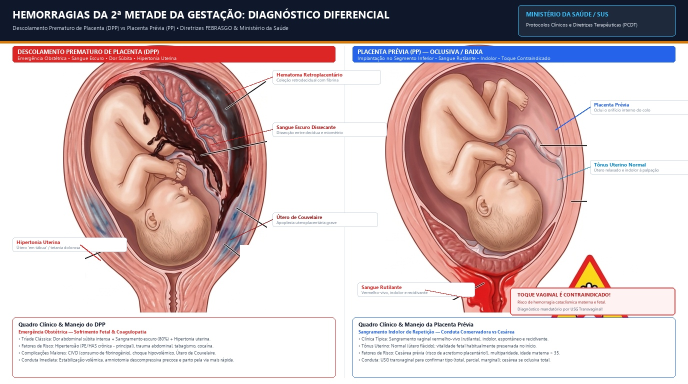
#> input picture assets/img/sangramento_gestacao_dpp_vs_pp.jpg, 1376 x 768 px, given in place of sangramento_dpp_vs_pp_1791233845543.jpg, which was not available (shown at 1/2 size)
$ python process_fundamentos_images.py
#> lines starting #> are read from the running program, lines starting #| are printed output that depends on the picture; pictures that were not available may be replaced by others from this repository, and a replacement may not be noted
"""
process_fundamentos_images.py
Polishes all 5 core medical infographics for site_fundamentos_go.
Ensures 100% Portuguese terminology, no English remnants, no overlapping labels.
Ministry of Health / SUS / FEBRASGO guidelines.
"""

import os
import cv2
import numpy as np
from PIL import Image, ImageDraw, ImageFont

SRC_DIR = r"C:\Users\Admin\.gemini\antigravity\brain\c8a7917c-8cbc-4119-b7c7-b6bf1409ed34"
DST_DIR = r"c:\Users\Admin\Downloads\INTERNATO GO\site_fundamentos_go\assets\img"

def get_fonts():
    font_bold_path = "C:/Windows/Fonts/segoeuib.ttf"
    font_reg_path = "C:/Windows/Fonts/segoeui.ttf"
    if not os.path.exists(font_bold_path):
        font_bold_path = "C:/Windows/Fonts/arialbd.ttf"
        font_reg_path = "C:/Windows/Fonts/arial.ttf"

    return {
        "title": ImageFont.truetype(font_bold_path, 21),
        "subtitle": ImageFont.truetype(font_reg_path, 11),
        "badge_title": ImageFont.truetype(font_bold_path, 12),
        "badge_sub": ImageFont.truetype(font_reg_path, 10),
        "ribbon_title": ImageFont.truetype(font_bold_path, 12),
        "ribbon_sub": ImageFont.truetype(font_reg_path, 10),
        "card_title": ImageFont.truetype(font_bold_path, 11),
        "card_sub": ImageFont.truetype(font_bold_path, 9),
        "card_body": ImageFont.truetype(font_reg_path, 9),
        "card_body_bold": ImageFont.truetype(font_bold_path, 9),
        "anno_bold": ImageFont.truetype(font_bold_path, 10),
        "anno_reg": ImageFont.truetype(font_reg_path, 9),
        "anno_small": ImageFont.truetype(font_reg_path, 8),
    }

def draw_header(draw, w, title_text, sub_text, fonts):
    draw.rectangle([(0, 0), (w, 82)], fill=(15, 23, 42))
    draw.rectangle([(0, 82), (w, 86)], fill=(217, 119, 6))

    draw.text((25, 14), title_text, fill=(255, 255, 255), font=fonts["title"])
    draw.text((25, 48), sub_text, fill=(203, 213, 225), font=fonts["subtitle"])

    badge_x1, badge_y1, badge_x2, badge_y2 = w - 340, 10, w - 25, 72
    draw.rounded_rectangle([(badge_x1, badge_y1), (badge_x2, badge_y2)], radius=7,
                           fill=(30, 41, 59), outline=(56, 189, 248), width=1)
    draw.text((badge_x1 + 16, badge_y1 + 10), "MINISTÉRIO DA SAÚDE / SUS",
              fill=(56, 189, 248), font=fonts["badge_title"])
    draw.text((badge_x1 + 16, badge_y1 + 32), "Protocolos Clínicos e Diretrizes Terapêuticas (PCDT)",
              fill=(226, 232, 240), font=fonts["badge_sub"])

def draw_pill_badge(draw, bx1, by1, title, sub, fonts, color=(15, 23, 42), fill=(255, 255, 255), outline=(203, 213, 225)):
    tw = max(len(title), len(sub)) * 6 + 18
    draw.rounded_rectangle([(bx1, by1), (bx1 + tw, by1 + 28)], radius=4,
                           fill=fill, outline=outline, width=1)
    draw.text((bx1 + 8, by1 + 2), title, fill=color, font=fonts["anno_bold"])
    draw.text((bx1 + 8, by1 + 14), sub, fill=(100, 116, 139), font=fonts["anno_small"])

# =============================================================================
# 1. DPP VS PLACENTA PRÉVIA
# =============================================================================
def build_dpp_vs_pp():
    print("Building sangramento_gestacao_dpp_vs_pp.jpg...")
    src = os.path.join(SRC_DIR, "sangramento_dpp_vs_pp_1791233845543.jpg")
    orig = cv2.imread(src)
#> orig is the input picture: shape (768, 1376, 3); mean B, G, R 184.8, 184.5, 204.7
    h, w = orig.shape[:2]
#> h = 768; w = 1376

    clean = np.ones_like(orig) * 255
    clean[90:680, 126:534] = orig[90:680, 126:534]
    clean[89:682, 770:1174] = orig[89:682, 770:1174]
    clean[509:677, 1083:1276] = orig[509:677, 1083:1276] # Warning sign

    # Surgical wipes for any stray English characters on boundaries
    clean[500:570, 126:170] = 255   # 'id'
#> clean: shape (768, 1376, 3); mean B, G, R 210.9, 212.9, 232.6
    clean[490:610, 480:534] = 255   # stray line right of Col 1
#> clean: shape (768, 1376, 3); mean B, G, R 210.9, 212.9, 232.6
    clean[600:665, 770:860] = 255   # stray line left of Col 2
    clean[600:635, 855:915] = 255   # 'al' pointer
#> clean: shape (768, 1376, 3); mean B, G, R 211, 213, 232.7
    clean[625:768, :] = 255         # Clear bottom for structured cards

    # Restore Warning Sign cleanly
    clean[509:677, 1083:1276] = orig[509:677, 1083:1276]
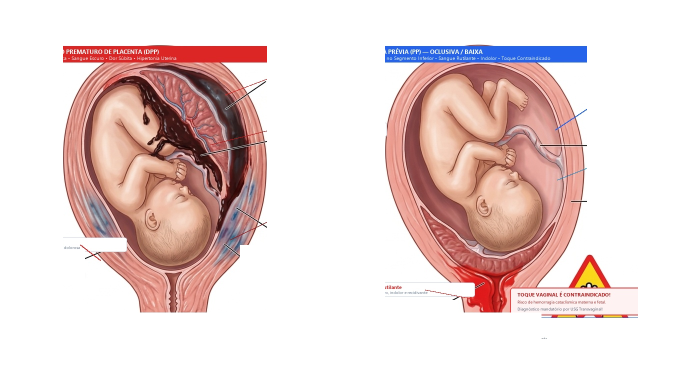
#> clean: shape (768, 1376, 3) (shown at 1/2 size); mean B, G, R 211.5, 213.6, 233.3

    pil_img = Image.fromarray(cv2.cvtColor(clean, cv2.COLOR_BGR2RGB))
    draw = ImageDraw.Draw(pil_img)
    fonts = get_fonts()

    draw_header(draw, w,
                "HEMORRAGIAS DA 2ª METADE DA GESTAÇÃO: DIAGNÓSTICO DIFERENCIAL",
                "Descolamento Prematuro de Placenta (DPP) vs Placenta Prévia (PP) • Diretrizes FEBRASGO & Ministério da Saúde",
                fonts)

    # Ribbons
    draw.rounded_rectangle([(25, 92), (670, 124)], radius=5, fill=(220, 38, 38))
    draw.text((35, 95), "DESCOLAMENTO PREMATURO DE PLACENTA (DPP)", fill=(255, 255, 255), font=fonts["ribbon_title"])
    draw.text((35, 109), "Emergência Obstétrica • Sangue Escuro • Dor Súbita • Hipertonia Uterina", fill=(254, 226, 226), font=fonts["ribbon_sub"])

    draw.rounded_rectangle([(705, 92), (1350, 124)], radius=5, fill=(37, 99, 235))
    draw.text((715, 95), "PLACENTA PRÉVIA (PP) — OCLUSIVA / BAIXA", fill=(255, 255, 255), font=fonts["ribbon_title"])
    draw.text((715, 109), "Implantação no Segmento Inferior • Sangue Rutilante • Indolor • Toque Contraindicado", fill=(219, 234, 254), font=fonts["ribbon_sub"])

    draw.line([(688, 92), (688, 755)], fill=(226, 232, 240), width=1)

    # DPP Pointers
    draw_pill_badge(draw, 545, 140, "Hematoma Retroplacentário", "Coleção retrodecidual com fibrina", fonts, color=(220, 38, 38))
    draw.line([(545, 154), (450, 190)], fill=(220, 38, 38), width=2)

    draw_pill_badge(draw, 545, 245, "Sangue Escuro Dissecante", "Dissecção entre decídua e miométrio", fonts, color=(185, 28, 28))
    draw.line([(545, 259), (420, 290)], fill=(185, 28, 28), width=2)

    draw_pill_badge(draw, 545, 425, "Útero de Couvelaire", "Apoplexia uteroplacentária grave", fonts, color=(153, 27, 27))
    draw.line([(545, 439), (460, 480)], fill=(153, 27, 27), width=2)

    draw_pill_badge(draw, 25, 475, "Hipertonia Uterina", "Útero 'em tábua' / tetania dolorosa", fonts, color=(220, 38, 38))
    draw.line([(160, 489), (200, 520)], fill=(220, 38, 38), width=2)

    # PP Pointers
    draw_pill_badge(draw, 1180, 200, "Placenta Prévia", "Oclui o orifício interno do colo", fonts, color=(37, 99, 235))
    draw.line([(1180, 214), (1110, 260)], fill=(37, 99, 235), width=2)

    draw_pill_badge(draw, 1180, 320, "Tônus Uterino Normal", "Útero relaxado e indolor à palpação", fonts, color=(2, 132, 199))
    draw.line([(1180, 334), (1115, 360)], fill=(2, 132, 199), width=2)

    draw_pill_badge(draw, 715, 565, "Sangue Rutilante", "Vermelho-vivo, indolor e recidivante", fonts, color=(220, 38, 38))
    draw.line([(850, 579), (960, 600)], fill=(220, 38, 38), width=2)

    # Caution Banner
    draw.rounded_rectangle([(1020, 575), (1350, 630)], radius=6, fill=(254, 242, 242), outline=(239, 68, 68), width=2)
    draw.text((1035, 582), "TOQUE VAGINAL É CONTRAINDICADO!", fill=(185, 28, 28), font=fonts["anno_bold"])
    draw.text((1035, 598), "Risco de hemorragia cataclísmica materna e fetal.", fill=(153, 27, 27), font=fonts["anno_small"])
    draw.text((1035, 612), "Diagnóstico mandatório por USG Transvaginal!", fill=(71, 85, 105), font=fonts["anno_small"])

    # Bottom Cards
    def draw_card(bx1, bx2, title, subtitle, bullets, theme_color):
#> called with bx1 = 25, bx2 = 670, title = 'Quadro Clínico & Manejo do DPP', theme_color = (220, 38, 38)
        by1, by2 = 635, 755
        draw.rounded_rectangle([(bx1, by1), (bx2, by2)], radius=6, fill=(255, 255, 255), outline=theme_color, width=1)
        draw.text((bx1 + 12, by1 + 6), title, fill=(15, 23, 42), font=fonts["card_title"])
        draw.text((bx1 + 12, by1 + 22), subtitle, fill=theme_color, font=fonts["card_sub"])
        yt = by1 + 36
        for b in bullets:
            draw.text((bx1 + 12, yt), b, fill=(71, 85, 105), font=fonts["card_body"])
            yt += 14
#> after the loop, yt = 727

    draw_card(25, 670, "Quadro Clínico & Manejo do DPP", "Emergência Obstétrica — Sofrimento Fetal & Coagulopatia", [
        "• Tríade Clássica: Dor abdominal súbita intensa + Sangramento escuro (80%) + Hipertonia uterina.",
        "• Fatores de Risco: Hipertensão (PE/HAS crônica - principal), trauma abdominal, tabagismo, cocaína.",
        "• Complicações Maiores: CIVD (consumo de fibrinogênio), choque hipovolêmico, Útero de Couvelaire.",
        "• Conduta Imediata: Estabilização volêmica, amniotomia descompressiva precoce e parto pela via mais rápida."
    ], (220, 38, 38))

    draw_card(705, 1350, "Quadro Clínico & Manejo da Placenta Prévia", "Sangramento Indolor de Repetição — Conduta Conservadora vs Cesárea", [
        "• Clínica Típica: Sangramento vaginal vermelho-vivo (rutilante), indolor, espontâneo e recidivante.",
        "• Tônus Uterino: Normal (útero flácido); vitalidade fetal habitualmente preservada no início.",
        "• Fatores de Risco: Cesárea prévia (risco de acretismo placentário!), multiparidade, idade materna > 35.",
        "• Conduta: USG transvaginal para confirmar tipo (total, parcial, marginal); cesárea se oclusiva total."
    ], (37, 99, 235))

    out_path = os.path.join(DST_DIR, "sangramento_gestacao_dpp_vs_pp.jpg")
    pil_img.save(out_path, quality=96)
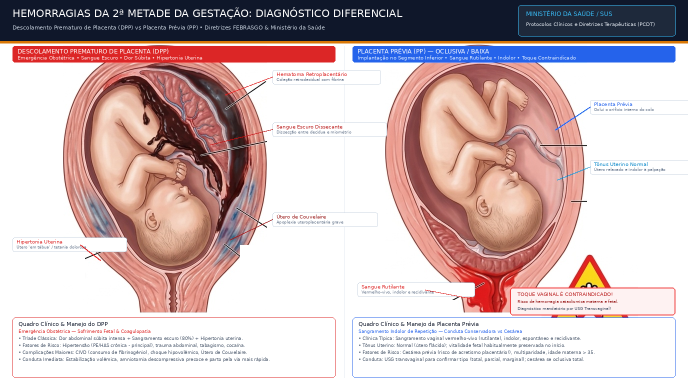
#> saved as sangramento_gestacao_dpp_vs_pp.jpg: PIL image 1376x768 RGB (shown at 1/2 size); mean R, G, B 204.7, 184.1, 185
    print(f"Saved: {out_path}")

# =============================================================================
# 2. VULVOVAGINITES: CANDIDÍASE VS VAGINOSE VS TRICOMONÍASE
# =============================================================================
def build_vulvovaginites():
    print("Building vulvovaginites_diagnostico_diferencial.jpg...")
    src = os.path.join(SRC_DIR, "vulvovaginites_comparativo_1791233902986.jpg")
    orig = cv2.imread(src)
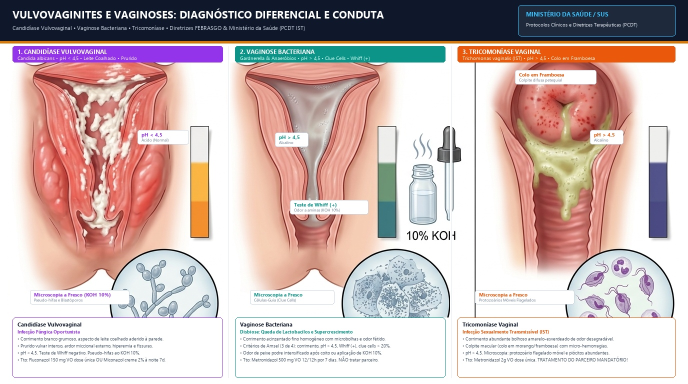
#> input picture assets/img/vulvovaginites_diagnostico_diferencial.jpg, 1376 x 768 px, given in place of vulvovaginites_comparativo_1791233902986.jpg, which was not available (shown at 1/2 size)
#> orig is the input picture: shape (768, 1376, 3); mean B, G, R 180.4, 182.9, 203.1
    h, w = orig.shape[:2]
#> h = 768; w = 1376

    clean = np.ones_like(orig) * 255
    clean[125:635, 15:455] = orig[125:635, 15:455]
    clean[125:635, 460:900] = orig[125:635, 460:900]
    clean[125:635, 905:1360] = orig[125:635, 905:1360]
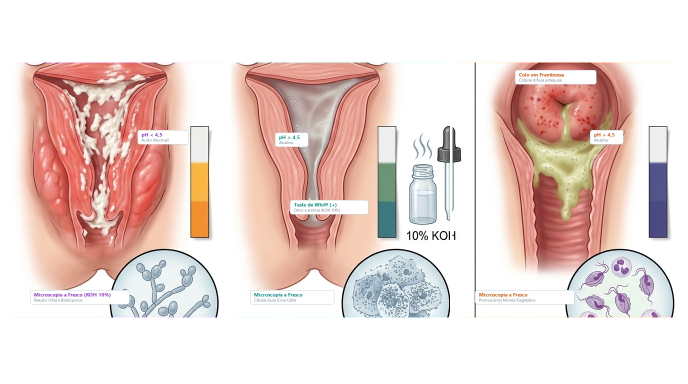
#> clean: shape (768, 1376, 3) (shown at 1/2 size); mean B, G, R 209.7, 214.5, 234

    pil_img = Image.fromarray(cv2.cvtColor(clean, cv2.COLOR_BGR2RGB))
    draw = ImageDraw.Draw(pil_img)
    fonts = get_fonts()

    draw_header(draw, w,
                "VULVOVAGINITES E VAGINOSES: DIAGNÓSTICO DIFERENCIAL E CONDUTA",
                "Candidíase Vulvovaginal • Vaginose Bacteriana • Tricomoníase • Diretrizes FEBRASGO & Ministério da Saúde (PCDT IST)",
                fonts)

    # Ribbons
    draw.rounded_rectangle([(25, 92), (445, 124)], radius=5, fill=(147, 51, 234))
    draw.text((35, 95), "1. CANDIDÍASE VULVOVAGINAL", fill=(255, 255, 255), font=fonts["ribbon_title"])
    draw.text((35, 109), "Candida albicans • pH < 4,5 • Leite Coalhado • Prurido", fill=(243, 232, 255), font=fonts["ribbon_sub"])

    draw.rounded_rectangle([(470, 92), (890, 124)], radius=5, fill=(13, 148, 136))
    draw.text((480, 95), "2. VAGINOSE BACTERIANA", fill=(255, 255, 255), font=fonts["ribbon_title"])
    draw.text((480, 109), "Gardnerella & Anaeróbios • pH > 4,5 • Clue Cells • Whiff (+)", fill=(204, 251, 241), font=fonts["ribbon_sub"])

    draw.rounded_rectangle([(915, 92), (1350, 124)], radius=5, fill=(234, 88, 12))
    draw.text((925, 95), "3. TRICOMONÍASE VAGINAL", fill=(255, 255, 255), font=fonts["ribbon_title"])
    draw.text((925, 109), "Trichomonas vaginalis (IST) • pH > 4,5 • Colo em Framboesa", fill=(255, 237, 213), font=fonts["ribbon_sub"])

    draw.line([(457, 92), (457, 755)], fill=(226, 232, 240), width=1)
    draw.line([(902, 92), (902, 755)], fill=(226, 232, 240), width=1)

    # Badges
    draw_pill_badge(draw, 275, 260, "pH < 4,5", "Ácido (Normal)", fonts, color=(147, 51, 234))
    draw_pill_badge(draw, 60, 580, "Microscopia a Fresco (KOH 10%)", "Pseudo-hifas e Blastóporos", fonts, color=(147, 51, 234))

    draw_pill_badge(draw, 550, 265, "pH > 4,5", "Alcalino", fonts, color=(13, 148, 136))
    draw_pill_badge(draw, 580, 400, "Teste de Whiff (+)", "Odor a aminas (KOH 10%)", fonts, color=(13, 148, 136))
    draw_pill_badge(draw, 500, 580, "Microscopia a Fresco", "Células-Guia (Clue Cells)", fonts, color=(13, 148, 136))

    draw_pill_badge(draw, 1030, 140, "Colo em Framboesa", "Colpite difusa petequial", fonts, color=(234, 88, 12))
    draw_pill_badge(draw, 1180, 260, "pH > 4,5", "Alcalino", fonts, color=(234, 88, 12))
    draw_pill_badge(draw, 950, 580, "Microscopia a Fresco", "Protozoários Móveis Flagelados", fonts, color=(234, 88, 12))

    # Bottom Cards
    def draw_card_col(bx1, bx2, title, subtitle, bullets, theme_color):
#> called with bx1 = 25, bx2 = 445, title = 'Candidíase Vulvovaginal', subtitle = 'Infecção Fúngica Oportunista', theme_color = (147, 51, 234)
        by1, by2 = 635, 755
        draw.rounded_rectangle([(bx1, by1), (bx2, by2)], radius=6, fill=(255, 255, 255), outline=theme_color, width=1)
        draw.text((bx1 + 10, by1 + 6), title, fill=(15, 23, 42), font=fonts["card_title"])
        draw.text((bx1 + 10, by1 + 22), subtitle, fill=theme_color, font=fonts["card_sub"])
        yt = by1 + 36
        for b in bullets:
            draw.text((bx1 + 10, yt), b, fill=(71, 85, 105), font=fonts["card_body"])
            yt += 14
#> after the loop, yt = 727

    draw_card_col(25, 445, "Candidíase Vulvovaginal", "Infecção Fúngica Oportunista", [
        "• Corrimento branco grumoso, aspecto de leite coalhado aderido à parede.",
        "• Prurido vulvar intenso, ardor miccional externo, hiperemia e fissuras.",
        "• pH < 4,5. Teste de Whiff negativo. Pseudo-hifas ao KOH 10%.",
        "• Tto: Fluconazol 150 mg VO dose única OU Miconazol creme 2% à noite 7d."
    ], (147, 51, 234))

    draw_card_col(470, 890, "Vaginose Bacteriana", "Disbiose: Queda de Lactobacilos e Supercrescimento", [
        "• Corrimento acinzentado fino homogêneo com microbolhas e odor fétido.",
        "• Critérios de Amsel (3 de 4): corrimento, pH > 4,5, Whiff (+), clue cells > 20%.",
        "• Odor de peixe podre intensificado após coito ou aplicação de KOH 10%.",
        "• Tto: Metronidazol 500 mg VO 12/12h por 7 dias. NÃO tratar parceiro."
    ], (13, 148, 136))

    draw_card_col(915, 1350, "Tricomoníase Vaginal", "Infecção Sexualmente Transmissível (IST)", [
        "• Corrimento abundante bolhoso amarelo-esverdeado de odor desagradável.",
        "• Colpite macular (colo em morango/framboesa) com micro-hemorragias.",
        "• pH > 4,5. Microscopia: protozoário flagelado móvel e piócitos abundantes.",
        "• Tto: Metronidazol 2g VO dose única. TRATAMENTO DO PARCEIRO MANDATÓRIO!"
    ], (234, 88, 12))

    out_path = os.path.join(DST_DIR, "vulvovaginites_diagnostico_diferencial.jpg")
    pil_img.save(out_path, quality=96)
    print(f"Saved: {out_path}")

# =============================================================================
# 3. SEMIOLOGIA GINECOLÓGICA: EXAME ESPECULAR & TOQUE BIMANUAL
# =============================================================================
def build_semiologia():
    print("Building semiologia_exame_especular_toque.jpg...")
    src = os.path.join(SRC_DIR, "semiologia_ginecologica_exame_1791233962721.jpg")
    orig = cv2.imread(src)
    h, w = orig.shape[:2]
#> h = 768; w = 1376

    clean = np.ones_like(orig) * 255
    clean[125:635, 20:665] = orig[125:635, 20:665]
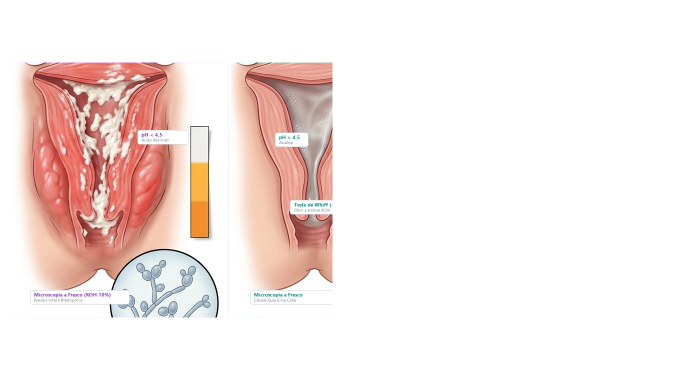
#> clean: shape (768, 1376, 3) (shown at 1/2 size); mean B, G, R 230.5, 233.4, 246
    clean[125:635, 690:1355] = orig[125:635, 690:1355]

    # Inpaint residual SCJ text at x: 440..488, y: 320..365
    mask_scj = np.zeros(clean.shape[:2], dtype=np.uint8)
    roi = clean[320:365, 440:488]
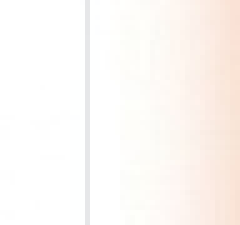
#> roi: shape (45, 48, 3) (shown 5 times larger); mean B, G, R 245.4, 248.7, 253
    dark_mask = (roi[:,:,0] < 80) & (roi[:,:,1] < 80) & (roi[:,:,2] < 80)
#> dark_mask: shape (45, 48) bool; every value is 0
    mask_scj[320:365, 440:488] = dark_mask.astype(np.uint8) * 255
#> mask_scj: shape (768, 1376); every value is 0
    mask_scj = cv2.dilate(mask_scj, np.ones((3,3), np.uint8), iterations=1)
    clean = cv2.inpaint(clean, mask_scj, 3, cv2.INPAINT_TELEA)

    pil_img = Image.fromarray(cv2.cvtColor(clean, cv2.COLOR_BGR2RGB))
    draw = ImageDraw.Draw(pil_img)
    fonts = get_fonts()

    draw_header(draw, w,
                "SEMIOLOGIA GINECOLÓGICA: EXAME ESPECULAR & TOQUE BIMANUAL",
                "Técnica do Exame Pélvico • Coleta do Papanicolau • Anatomia Cervical • Diretrizes FEBRASGO & Ministério da Saúde",
                fonts)

    # Ribbons
    draw.rounded_rectangle([(25, 92), (670, 124)], radius=5, fill=(13, 148, 136))
    draw.text((35, 95), "1. EXAME ESPECULAR & COLETA CITOPATOLÓGICA", fill=(255, 255, 255), font=fonts["ribbon_title"])
    draw.text((35, 109), "Inserção Bivalve • Inspeção do Colo e Vagina • Junção Escamocolunar (JEC) • Pap Smear", fill=(204, 251, 241), font=fonts["ribbon_sub"])

    draw.rounded_rectangle([(705, 92), (1350, 124)], radius=5, fill=(2, 132, 199))
    draw.text((715, 95), "2. TOQUE VAGINAL BIMANUAL", fill=(255, 255, 255), font=fonts["ribbon_title"])
    draw.text((715, 109), "Palpação Bimanual do Útero e Anexos • Posição (AVF/RVF), Mobilidade e Dor", fill=(224, 242, 254), font=fonts["ribbon_sub"])

    draw.line([(688, 92), (688, 755)], fill=(226, 232, 240), width=1)

    # Left Annotations
    draw_pill_badge(draw, 25, 220, "Espéculo Vaginal (Cusco)", "Inserção oblíqua com água", fonts, color=(13, 148, 136))
    draw_pill_badge(draw, 25, 465, "Espátula de Ayre", "Coleta ectocervical (360°)", fonts, color=(13, 148, 136))
    draw_pill_badge(draw, 420, 525, "Cytobrush (Escova)", "Amostragem endocervical", fonts, color=(13, 148, 136))
    draw_pill_badge(draw, 400, 395, "JEC / ZEC", "Junção Escamocolunar (Rastreio)", fonts, color=(185, 28, 28))

    # Right Annotations
    draw_pill_badge(draw, 720, 185, "Mão Abdominal", "Deprime hipogástrio para fixar útero", fonts, color=(2, 132, 199))
    draw_pill_badge(draw, 960, 305, "Útero em Anteversoflexão (AVF)", "Palpação de tamanho, forma e mobilidade", fonts, color=(2, 132, 199))
    draw_pill_badge(draw, 1140, 395, "Anexos & Ovários", "Pesquisa de massas ou espessamento", fonts, color=(2, 132, 199))
    draw_pill_badge(draw, 1105, 505, "Mão Vaginal", "Dedos indicador e médio no fórnice", fonts, color=(2, 132, 199))

    # Bottom Cards
    def draw_card_sem(bx1, bx2, title, subtitle, bullets, theme_color):
#> called with bx1 = 25, bx2 = 670, theme_color = (13, 148, 136)
        by1, by2 = 635, 755
        draw.rounded_rectangle([(bx1, by1), (bx2, by2)], radius=6, fill=(255, 255, 255), outline=theme_color, width=1)
        draw.text((bx1 + 12, by1 + 6), title, fill=(15, 23, 42), font=fonts["card_title"])
        draw.text((bx1 + 12, by1 + 22), subtitle, fill=theme_color, font=fonts["card_sub"])
        yt = by1 + 36
        for b in bullets:
            draw.text((bx1 + 12, yt), b, fill=(71, 85, 105), font=fonts["card_body"])
            yt += 14
#> after the loop, yt = 727

    draw_card_sem(25, 670, "Exame Especular & Citopatológico (Papanicolau)", "Inspeção Direta e Rastreamento de Lesões Precursoras do Câncer Cervical", [
        "• Técnica: Espéculo aquecido e lubrificado apenas com água (evitar gel que interfere na citologia).",
        "• Inspeção: Conteúdo vaginal, fórnices, colo uterino (orifício, ectopia, pólipos, lesões friáveis).",
        "• Amostragem Dupla: Ectocérvice com espátula de Ayre e Endocérvice com Cytobrush girada 360°.",
        "• Rastreio MS/Brasil: Iniciar aos 25 anos em mulheres com sexarca; após 2 exames normais anuais, a cada 3 anos até 64 anos."
    ], (13, 148, 136))

    draw_card_sem(705, 1350, "Toque Vaginal Bimanual & Avaliação Pélvica", "Palpação Sistemática dos Órgãos Reprodutivos Internos e Fundo de Saco", [
        "• Colo Uterino: Consistência (firme/amolecido), orifício externo, mobilidade e dor à tração.",
        "• Sinal de Chandelier: Dor intensa à mobilização do colo (sugestivo de DIP ou prenhez ectópica rota).",
        "• Útero: Tamanho, simetria, consistência, sensibilidade e posição (AVF em 80% das mulheres).",
        "• Anexos e Fundo de Saco: Palpação de ovários (normal até 3 cm no menacme) e abaulamento de Douglas (hemoperitônio)."
    ], (2, 132, 199))

    out_path = os.path.join(DST_DIR, "semiologia_exame_especular_toque.jpg")
    pil_img.save(out_path, quality=96)
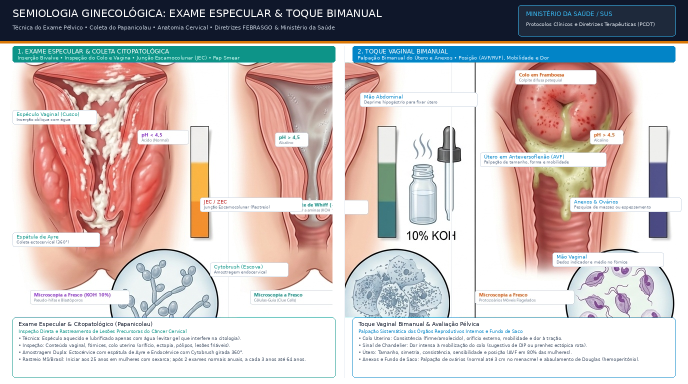
#> saved as semiologia_exame_especular_toque.jpg: PIL image 1376x768 RGB (shown at 1/2 size); mean R, G, B 198.5, 187.3, 185.9
    print(f"Saved: {out_path}")

# =============================================================================
# 4. ÍNDICE DE BISHOP & MATURAÇÃO CERVICAL
# =============================================================================
def build_bishop():
    print("Building indice_bishop_maturacao_cervical.jpg...")
    src = os.path.join(SRC_DIR, "indice_bishop_maturacao_1791234028610.jpg")
    orig = cv2.imread(src)
#> (the run stopped early here; a loop or call above may not have finished)
